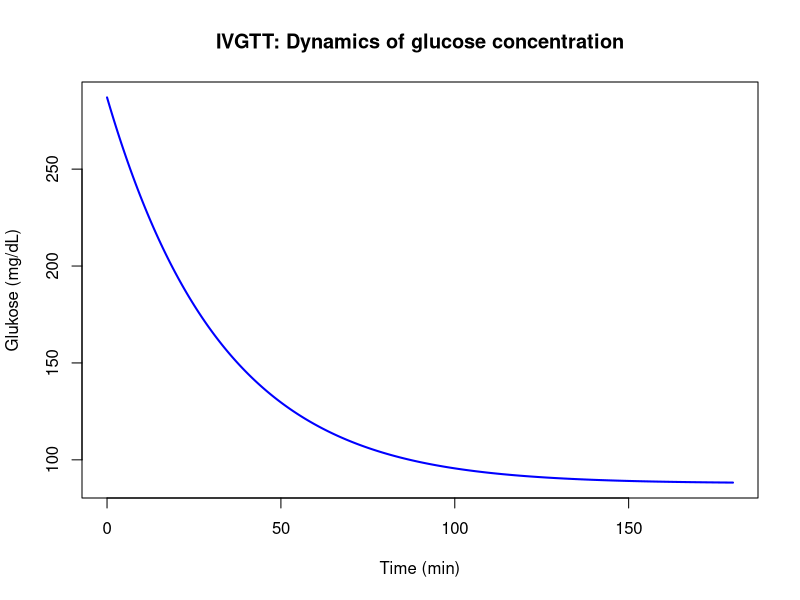
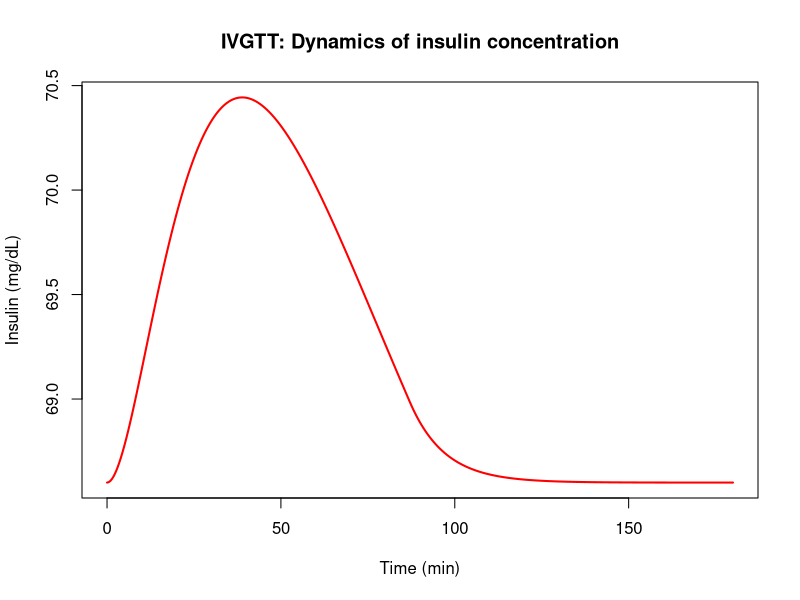
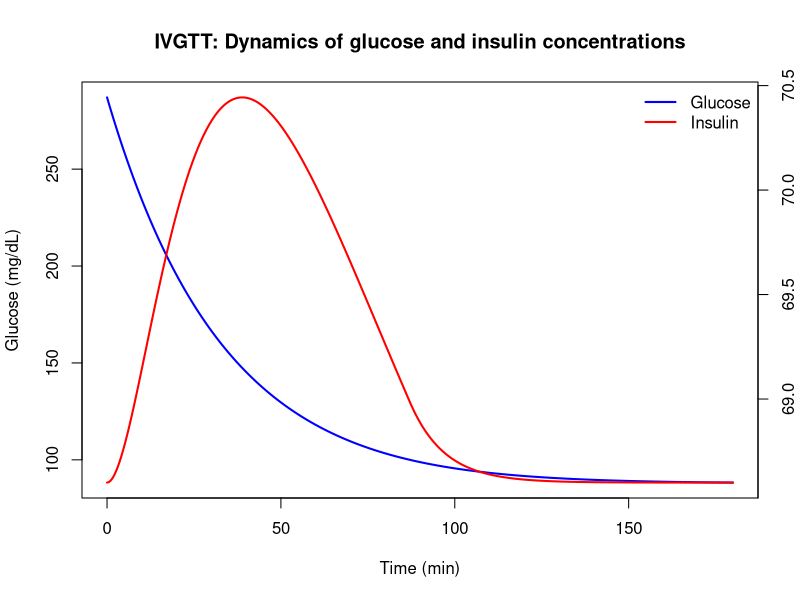

Write the R code that produced these figures, in order.
## ---- chunk 1
install.packages("deSolve")
## ---- chunk 2
library("deSolve")
## ---- chunk 3
minimal_model <- function(t, y, parameters) {
  
  P1 = parameters[1]
  P2 = parameters[2]
  P3 = parameters[3]
  n = parameters[4]
  gamma = parameters[5]
  h = parameters[6]
  Gb = parameters[7]
  Ib = parameters[8]
  
  G = y[1]
  X = y[2]
  I = y[3]
  
  # Glucose
  dG <- -(P1 + X) * G + P1 * Gb
  # Auxiliary variable X
  dX <- -P2 * X + P3 * (I - Ib)
  # Insulin
  dI <- -n * (I - Ib) + gamma * t * pmax(G - h, 0)

  return(list(c(dG, dX, dI)))
  
}
## ---- chunk 4

parameters <- c(
  P1 = 0.03082,    
  P2 =  0.02093,    
  P3 =  1.062*10^(-5),    
  n = 0.1,       
  gamma = 1e-4,  
  h = 100,       
  Gb = 88,       
  Ib = 68.6      
)

inits <- c(
  G = 287,
  X = 0,          
  I = 68.6
)
## ---- chunk 5
times <- seq(0, 180, by = 0.5)

output <-  as.data.frame(ode(inits, times, minimal_model, parameters))

## ---- chunk 6
plot(output$time, output$G, 
     type = "l", lwd = 2, col = "blue",
     xlab = "Time (min)", ylab = "Glukose (mg/dL)",
     main = "IVGTT: Dynamics of glucose concentration")


plot(output$time, output$I, 
     type = "l", lwd = 2, col = "red",
     xlab = "Time (min)", ylab = "Insulin (mg/dL)",
     main = "IVGTT: Dynamics of insulin concentration")
## ---- chunk 7

plot(output$time, output$G, 
     type = "l", lwd = 2, col = "blue",
     xlab = "Time (min)", ylab = "Glucose (mg/dL)",
     main = "IVGTT: Dynamics of glucose and insulin concentrations"
     )

par(new = TRUE)
plot(output$time, output$I, 
     type = "l", lwd = 2, col = "red",
     axes = FALSE, xlab = "", ylab = ""
     )

axis(side = 4, at = pretty(range(output$I)))
mtext("Insulin (mg/dL)", side = 4, line = 3)

legend("topright", 
       legend = c("Glucose", "Insulin"),
       col = c("blue", "red"), 
       lty = 1, lwd = 2, bty = "n")
